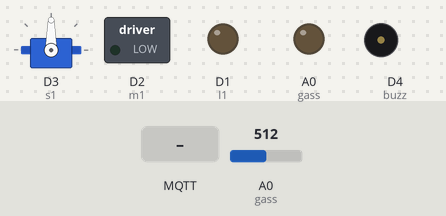
Bench run of a sketch on a simulated ESP8266 (NodeMCU). Parts: servo, switched loads named in the sketch (green lamp = pin HIGH), output pins drawn as LEDs (lit = HIGH), buzzer (waves = sounding, pin HIGH). The inputs (shaded band) are chosen by the test bench; at power-on: A0 (gass) = 512. WiFi joins after 1.5 s; servers stay silent unless stated; no MQTT or app messages arrive unless stated; what the sketch prints to the serial monitor is not drawn.

Above: at 2.7 s.
2.8 s: MQTT message "ON1" arrives on the first subscribed topic
At 4.2 s:
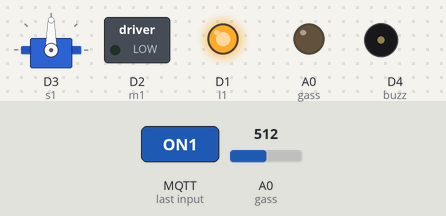
4.5 s: A0 (gass) set to 588
9.0 s: A0 (gass) set to 613
At 11.5 s:
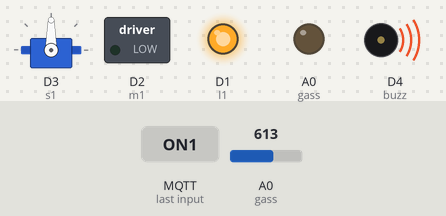
12.0 s: MQTT message "OFF1" arrives on the first subscribed topic
At 12.7 s:
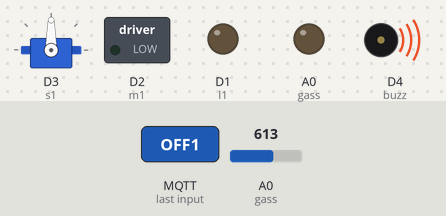
13.5 s: MQTT message "ON2" arrives on the first subscribed topic
At 13.9 s:
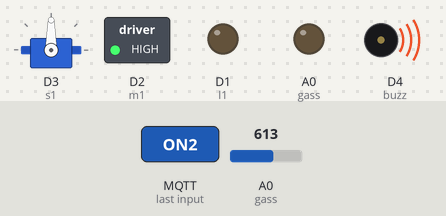
15.0 s: MQTT message "ON3" arrives on the first subscribed topic
At 16.2 s:
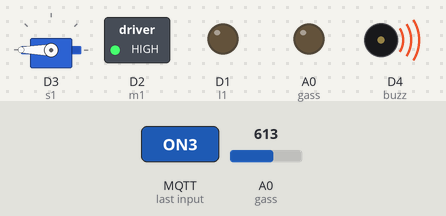
Timing chart, 0 to 17.5 s (numbered marks = the images above; inputs shaded):
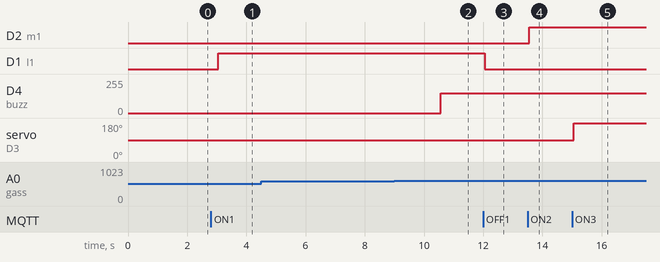

The sketch:

Google_Smart_home.ino
```cpp
#include <ESP8266WiFi.h>
#include <PubSubClient.h>
#include <Servo.h>
char *ssid = "Your SSID name";
char *pass = "Pass.";
char *broker = "io.adafruit.com";
char *username = "username";
char *keypass  = "your key";
char msg[10];
char loff[] = {"OFF1"};
char moff[] = {"OFF2"};
char soff[] = {"OFF3"};
int l1 = D1;
int m1 = D2;
int buzz=D4;
int gass = A0;
int timee=0;
int gasvalue = 0;
Servo s1;
WiFiClient client1;
String receivedMessage;
PubSubClient client(client1);
void setup() {
  Serial.begin(115200);
  Serial.println("connecting");
  WiFi.begin(ssid, pass);
  while (WiFi.status() != WL_CONNECTED)
  {
    Serial.print("....");
    delay(500);
  }
  Serial.println("connected to network");
  pinMode(gass, OUTPUT);
  pinMode(l1, OUTPUT);
  pinMode(m1, OUTPUT);
 pinMode(buzz, OUTPUT);
  client.setServer(broker, 1883);
  client.setCallback(callback);
  timee = millis();
  s1.attach(D3);

}

void loop() {
  if (!client.connected())
  {
    if (client.connect("mqtt", username, keypass))
    {
      Serial.println("Connected to Server");
      client.subscribe("Feed name");
      client.subscribe("Feed name");
      client.subscribe("Feed name");
    }
  }
 if ((millis()-timee) >=3000)
 {
  Serial.println("hello");
   gasvalue=analogRead(gass);
   Serial.println(gasvalue);
  if (gasvalue < 500)
  {
    digitalWrite(buzz,0);
    client.publish("Feed name");
  }
  else if ((gasvalue > 600) && (gasvalue < 800))
  {
    analogWrite(buzz,150);
    client.publish("Feed name");
  }
  else if (gasvalue > 800)
  {
    analogWrite(buzz,200);
    client.publish("Feed name");
  }
   timee=millis();
  }
  client.loop();
  delay(500);
}

void callback(char* topic, byte* payload,  int lengths)//byte me char ki ascii value integer me aaygi to unko Type Cast kena padega to print in char Fomate
{
  for (int i = 0; i < lengths; i++)
  {
    receivedMessage = receivedMessage + char(payload[i]);
  }
  Serial.println(receivedMessage);
  if (receivedMessage == "ON1")
  {
    digitalWrite(l1,1);
    Serial.println("leight on");
  }
  else if (receivedMessage == "OFF1")
  {
    digitalWrite(l1,0);
    Serial.println("light off");
  }
  else if (receivedMessage == "ON2")
  {
    digitalWrite(m1,1);
    Serial.println("motor on");
  }
  else if (receivedMessage == "OFF2")
  {
    digitalWrite(m1,0);
    Serial.println("motor off");
  }
  else if (receivedMessage == "ON3")
  {
    s1.write(180);
    Serial.println("servo on");
  }
  else if (receivedMessage == "OFF3")
  {
    s1.write(0);
    Serial.println("servvo off");
  }

  receivedMessage = "";
  Serial.println("");
  delay(500);
}
```

Measured:
- the behaviour switches between 600 and 601 on A0 (gass) (found by bisection; images 1 and 2)
- after the input at 2.8 s, D1 (l1): LOW → HIGH after 0.26 s
- after the input at 4.5 s, every drawn part: stays the same
- after the input at 9.0 s, D4 (buzz): 0/255 → 150/255 after 1.6 s
- after the input at 12.0 s, D1 (l1): HIGH → LOW after 0.06 s
- after the input at 13.5 s, D2 (m1): LOW → HIGH after 0.06 s
- after the input at 15.0 s, servo on D3 (s1): 90° → 180° after 0.06 s
